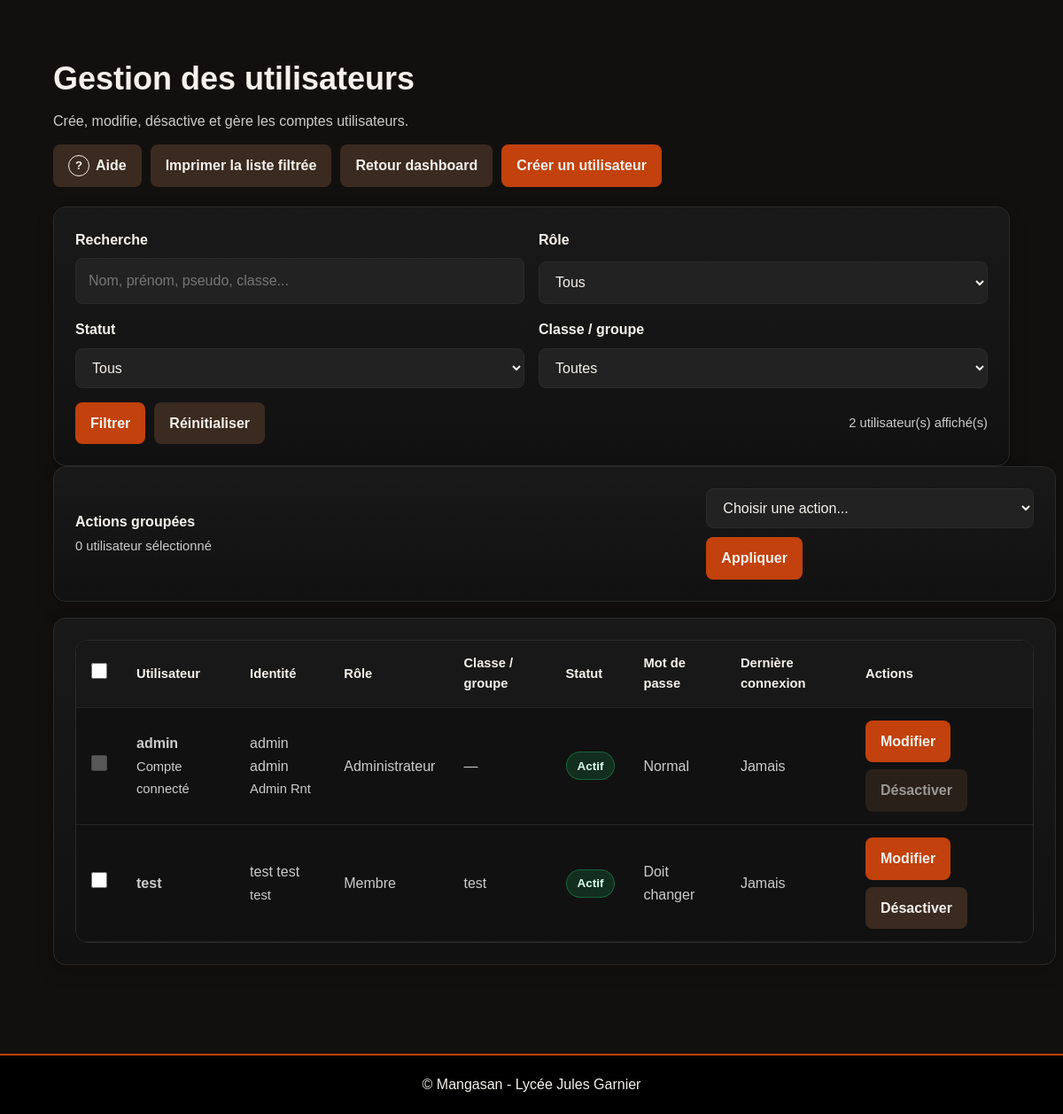
The page /admin/users.php (signed in) on the database its author committed.
### tables this page shows
CREATE TABLE `users` (
  `id` int(10) UNSIGNED NOT NULL,
  `role_id` int(10) UNSIGNED NOT NULL,
  `username` varchar(100) NOT NULL,
  `first_name` varchar(100) NOT NULL,
  `last_name` varchar(100) NOT NULL,
  `display_name` varchar(150) DEFAULT NULL,
  `class_name` varchar(100) DEFAULT NULL,
  `password_hash` varchar(255) NOT NULL,
  `status` enum('active','inactive') NOT NULL DEFAULT 'active',
  `must_change_password` tinyint(1) NOT NULL DEFAULT 0,
  `created_at` datetime NOT NULL DEFAULT current_timestamp(),
  `updated_at` datetime NOT NULL DEFAULT current_timestamp() ON UPDATE current_timestamp(),
  `last_login_at` datetime DEFAULT NULL
);

CREATE TABLE `roles` (
  `id` int(10) UNSIGNED NOT NULL,
  `name` varchar(50) NOT NULL,
  `label` varchar(100) NOT NULL,
  `created_at` datetime NOT NULL DEFAULT current_timestamp()
);

### includes/users_admin.php (called while the page is built, shortened)
<?php
function normalizeAdminUserFilters(array $source): array
{
    $search = trim((string) ($source['search'] ?? ''));
    $status = trim((string) ($source['status'] ?? ''));
    $className = trim((string) ($source['class_name'] ?? ''));
    $roleId = filter_var($source['role_id'] ?? null, FILTER_VALIDATE_INT, [
        'options' => ['min_range' => 1],
    ]);
    return [
        'search' => $search,
        'role_id' => $roleId ?: null,
        'status' => $status,
        'class_name' => $className,
    ];
}
function fetchAdminUsers(PDO $pdo, array $filters): array
{
    $sql = "
        SELECT
            users.id,
            users.role_id,
            users.username,
            users.first_name,
            users.last_name,
            users.display_name,
            users.class_name,
            users.status,
            users.must_change_password,
            users.created_at,
            users.updated_at,
            users.last_login_at,
            roles.name AS role_name,
            roles.label AS role_label
        FROM users
        INNER JOIN roles ON roles.id = users.role_id
        WHERE 1 = 1
    ";
    $params = [];
    $sql .= " ORDER BY users.last_name ASC, users.first_name ASC, users.username ASC";
    $stmt = $pdo->prepare($sql);
    $stmt->execute($params);
    return $stmt->fetchAll();
}
function buildAdminUsersQueryString(array $filters): string
{
    $query = [];
    foreach (['search', 'role_id', 'status', 'class_name'] as $key) {
        $value = $filters[$key];
        if ($value === null || $value === '') {
            continue;
        }
        $query[$key] = $value;
    }
    return http_build_query($query);
}

### includes/auth.php (called while the page is built, shortened)
<?php
function getCurrentUserId(): ?int
{
    return isset($_SESSION['user_id']) ? (int)$_SESSION['user_id'] : null;
}

### admin/users.php (the view, shortened to what this page needs)
<?php
require_once __DIR__ . '/../includes/db.php';
require_once __DIR__ . '/../includes/auth.php';
require_once __DIR__ . '/../includes/users_admin.php';
function e(?string $value): string
{
    return htmlspecialchars((string) $value, ENT_QUOTES, 'UTF-8');
}
function userStatusLabel(string $status): string
{
    return match ($status) {
        'active' => 'Actif',
        'inactive' => 'Inactif',
        default => $status
    };
}
$filters = normalizeAdminUserFilters($_GET);
$search = (string) $filters['search'];
$users = fetchAdminUsers($pdo, $filters);
$currentUserId = getCurrentUserId();
$returnQuery = buildAdminUsersQueryString($filters);
$printUrl = '/mangasan/admin/users_print.php' . ($returnQuery !== '' ? '?' . $returnQuery : '');
require_once __DIR__ . '/../includes/header.php';
?>
<main class="admin-dashboard-page">
    <section class="home-section">
        <div class="container">
            <div class="admin-toolbar">
                <div class="admin-page-heading" id="usersHelpHeading">
                    <h1>Gestion des utilisateurs</h1>
                    <p>Crée, modifie, désactive et gère les comptes utilisateurs.</p>
                </div>
                <div class="admin-toolbar-actions">
                    <button type="button" class="btn btn-secondary admin-help-launch" data-admin-help-open>Aide</button>
                    <a href="<?php echo e($printUrl); ?>" class="btn btn-secondary" id="usersHelpPrint" target="_blank" rel="noopener">Imprimer la liste filtrée</a>
                    <a href="/mangasan/admin/index.php" class="btn btn-secondary">Retour dashboard</a>
                    <a href="/mangasan/admin/user_edit.php" class="btn btn-primary" id="usersHelpCreate">Créer un utilisateur</a>
                </div>
            </div>
            <div class="admin-panel" id="usersHelpFilters">
                <form method="get" action="/mangasan/admin/users.php" class="admin-filter-form">
                    <div class="admin-form-grid">
                        <div class="admin-field">
                            <label for="search">Recherche</label>
                            <input type="text" id="search" name="search" value="<?php echo e($search); ?>" placeholder="Nom, prénom, pseudo, classe...">
                        </div>
                        <div class="admin-field">
                            <label for="role_id">Rôle</label>
                            <select id="role_id" name="role_id">
                                <option value="">Tous</option>
                            </select>
                        </div>
                        <div class="admin-field">
                            <label for="status">Statut</label>
                            <select id="status" name="status">
                                <option value="">Tous</option>
                            </select>
                        </div>
                        <div class="admin-field">
                            <label for="class_name">Classe / groupe</label>
                            <select id="class_name" name="class_name">
                                <option value="">Toutes</option>
                            </select>
                        </div>
                    </div>
                    <div class="admin-filter-actions">
                        <button type="submit" class="btn btn-primary">Filtrer</button>
                        <a href="/mangasan/admin/users.php" class="btn btn-secondary">Réinitialiser</a>
                        <span class="admin-filter-count"><?php echo count($users); ?> utilisateur(s) affiché(s)</span>
                    </div>
                </form>
            </div>
            <form method="post" action="/mangasan/actions/users_bulk_action.php" id="usersBulkForm" class="admin-users-bulk-form">
                <div class="admin-panel admin-bulk-panel" id="usersHelpBulkPanel">
                    <div class="admin-bulk-head">
                        <div>
                            <strong>Actions groupées</strong>
                            <span id="selectedUsersCount" class="admin-cell-muted">0 utilisateur sélectionné</span>
                        </div>
                        <div class="admin-bulk-main-controls">
                            <select name="bulk_action" id="bulkActionSelect" aria-label="Action groupée">
                                <option value="">Choisir une action...</option>
                            </select>
                            <button type="submit" class="btn btn-primary" id="bulkApplyButton" data-bulk-submit="1" disabled>Appliquer</button>
                        </div>
                    </div>
                </div>
                <div class="admin-panel" id="usersHelpTablePanel">
                    <div class="admin-table-wrapper">
                        <table class="admin-table admin-users-table">
                            <thead>
                                <tr>
                                    <th class="admin-selection-cell">
                                        <input type="checkbox" id="selectAllUsers" data-help-select-all="1" aria-label="Sélectionner tous les utilisateurs affichés">
                                    </th>
                                    <th>Utilisateur</th>
                                    <th>Identité</th>
                                    <th>Rôle</th>
                                    <th>Classe / groupe</th>
                                    <th>Statut</th>
                                    <th>Mot de passe</th>
                                    <th>Dernière connexion</th>
                                    <th>Actions</th>
                                </tr>
                            </thead>
                            <tbody>
                                <?php foreach ($users as $user): ?>
                                    <?php $isSelf = $currentUserId === (int) $user['id']; ?>
                                    <tr>
                                        <td class="admin-selection-cell">
                                            <input
                                                type="checkbox"
                                                class="user-selection-checkbox"
                                                name="user_ids[]"
                                                value="<?php echo (int) $user['id']; ?>"
                                                aria-label="Sélectionner <?php echo e((string) $user['username']); ?>"
                                                <?php echo $isSelf ? 'disabled title="Le compte connecté est protégé des actions groupées"' : ''; ?>
                                            >
                                        </td>
                                        <td>
                                            <strong><?php echo e($user['username']); ?></strong>
                                            <?php if ($isSelf): ?>
                                                <br>
                                                <span class="admin-cell-muted">Compte connecté</span>
                                            <?php endif; ?>
                                        </td>
                                        <td>
                                            <?php echo e(trim((string) $user['first_name'] . ' ' . (string) $user['last_name'])); ?>
                                            <?php if (!empty($user['display_name'])): ?>
                                                <br>
                                                <span class="admin-cell-muted"><?php echo e($user['display_name']); ?></span>
                                            <?php endif; ?>
                                        </td>
                                        <td><?php echo e($user['role_label']); ?></td>
                                        <td><?php echo !empty($user['class_name']) ? e($user['class_name']) : '—'; ?></td>
                                        <td>
                                            <span class="admin-badge <?php echo $user['status'] === 'active' ? 'is-visible' : 'is-hidden'; ?>">
                                                <?php echo e(userStatusLabel((string) $user['status'])); ?>
                                            </span>
                                        </td>
                                        <td>
                                            <?php echo (int) $user['must_change_password'] === 1 ? 'Doit changer' : 'Normal'; ?>
                                        </td>
                                        <td>
                                            <?php echo !empty($user['last_login_at']) ? e((string) $user['last_login_at']) : 'Jamais'; ?>
                                        </td>
                                        <td>
                                            <div class="admin-actions-inline users-help-individual-actions">
                                                <a href="/mangasan/admin/user_edit.php?id=<?php echo (int) $user['id']; ?>" class="btn btn-primary">Modifier</a>
                                                <button
                                                    type="submit"
                                                    class="btn btn-secondary"
                                                    formaction="/mangasan/actions/user_toggle_status.php"
                                                    formmethod="post"
                                                    formnovalidate
                                                    name="user_id"
                                                    value="<?php echo (int) $user['id']; ?>"
                                                    <?php echo $isSelf ? 'disabled' : ''; ?>
                                                >
                                                    <?php echo $user['status'] === 'active' ? 'Désactiver' : 'Réactiver'; ?>
                                                </button>
                                            </div>
                                        </td>
                                    </tr>
                                <?php endforeach; ?>
                            </tbody>
                        </table>
                    </div>
                </div>
            </form>
        </div>
    </section>
</main>
<?php require_once __DIR__ . '/../includes/footer.php'; ?>

### public/assets/css/style.css (style rules this page uses)
:root { --font-base: Arial, sans-serif; --color-primary: #e50914; --color-primary-hover: #ff1a1a; --color-secondary: #333333; --color-accent: #c1121f; --color-background: #0f0f0f; --color-surface: #111111; --color-surface-soft: #151515; --color-surface-alt: #1a1a1a; --color-border: #2a2a2a; --color-text: #ffffff; --color-text-muted: #cccccc; --color-text-soft: #c8c8c8; --radius-sm: 8px; --radius-md: 14px; --radius-lg: 22px; --container-width: 1200px; --shadow-sm: 0 8px 20px rgba(0, 0, 0, 0.18); --shadow-md: 0 16px 30px rgba(0, 0, 0, 0.28); --shadow-lg: 0 24px 60px rgba(0, 0, 0, 0.42); --transition-fast: 0.2s ease; --transition-base: 0.25s ease; --transition-slow: 0.35s ease; }
* { margin: 0; padding: 0; box-sizing: border-box; }
html { scroll-behavior: smooth; }
body { font-family: var(--font-base); background: var(--color-background); color: var(--color-text); line-height: 1.6; }
a { color: inherit; }
main { min-height: calc(100vh - 140px); }
.container { width: min(90%, var(--container-width)); margin: 0 auto; }
.home-section, .section { padding: 60px 0; }
input, select, textarea { width: 100%; padding: 12px 14px; border: 1px solid var(--color-border); border-radius: var(--radius-sm); background: #222222; color: var(--color-text); font: inherit; }
.btn { display: inline-flex; align-items: center; justify-content: center; min-height: 44px; padding: 10px 16px; border: 1px solid transparent; border-radius: var(--radius-sm); background: var(--color-primary); color: var(--color-text); text-align: center; text-decoration: none; font: inherit; font-weight: 700; cursor: pointer; transition: var(--transition-base); }
.btn.secondary, .btn.btn-secondary { background: var(--color-secondary); }
.btn.primary, .btn.btn-primary { background: var(--color-primary); }
.site-header, main, .footer { position: relative; z-index: 2; }

### public/assets/css/help-system.css (style rules this page uses)
.admin-help-launch { gap: 7px; }
.admin-help-launch::before { content: "?"; display: inline-grid; place-items: center; width: 22px; height: 22px; border: 1px solid currentColor; border-radius: 50%; font-size: 0.82rem; font-weight: 900; }

### rows shown on the page
users: username "admin", shows "Compte connecté", first_name+last_name "admin admin", display_name "Admin Rnt", role.label "Administrateur", status "Actif", must_change_password "Normal", shows "Jamais", shows "Désactiver"
users: username "test", first_name+last_name "test test", display_name "test", role.label "Membre", class_name "test", status "Actif", must_change_password "Doit changer", shows "Jamais", shows "Désactiver"

### other values the page prints
count($users) "2"
